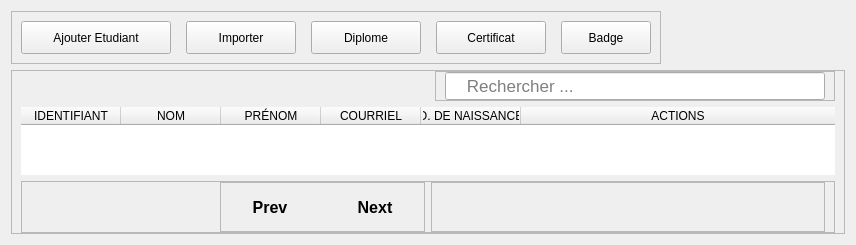
                 <widget class="QWidget" name="index_student">
                  <layout class="QVBoxLayout" name="verticalLayout_21">
                   <item alignment="Qt::AlignLeft">
                    <widget class="QFrame" name="frame_9">
                     <property name="frameShape">
                      <enum>QFrame::StyledPanel</enum>
                     </property>
                     <property name="frameShadow">
                      <enum>QFrame::Raised</enum>
                     </property>
                     <layout class="QHBoxLayout" name="horizontalLayout_22">
                      <property name="spacing">
                       <number>15</number>
                      </property>
                      <item>
                       <widget class="QPushButton" name="add_student">
                        <property name="minimumSize">
                         <size>
                          <width>150</width>
                          <height>33</height>
                         </size>
                        </property>
                        <property name="cursor">
                         <cursorShape>PointingHandCursor</cursorShape>
                        </property>
                        <property name="text">
                         <string>Ajouter Etudiant</string>
                        </property>
                       </widget>
                      </item>
                      <item>
                       <widget class="QPushButton" name="btn_importer">
                        <property name="minimumSize">
                         <size>
                          <width>110</width>
                          <height>33</height>
                         </size>
                        </property>
                        <property name="cursor">
                         <cursorShape>PointingHandCursor</cursorShape>
                        </property>
                        <property name="text">
                         <string>Importer</string>
                        </property>
                       </widget>
                      </item>
                      <item>
                       <widget class="QPushButton" name="btn_diplome">
                        <property name="minimumSize">
                         <size>
                          <width>110</width>
                          <height>33</height>
                         </size>
                        </property>
                        <property name="cursor">
                         <cursorShape>PointingHandCursor</cursorShape>
                        </property>
                        <property name="text">
                         <string>Diplome</string>
                        </property>
                       </widget>
                      </item>
                      <item>
                       <widget class="QPushButton" name="btn_certificat">
                        <property name="minimumSize">
                         <size>
                          <width>110</width>
                          <height>33</height>
                         </size>
                        </property>
                        <property name="cursor">
                         <cursorShape>PointingHandCursor</cursorShape>
                        </property>
                        <property name="text">
                         <string>Certificat</string>
                        </property>
                       </widget>
                      </item>
                      <item>
                       <widget class="QPushButton" name="btn_badge">
                        <property name="minimumSize">
                         <size>
                          <width>90</width>
                          <height>33</height>
                         </size>
                        </property>
                        <property name="cursor">
                         <cursorShape>PointingHandCursor</cursorShape>
                        </property>
                        <property name="text">
                         <string>Badge</string>
                        </property>
                       </widget>
                      </item>
                     </layout>
                    </widget>
                   </item>
                   <item>
                    <widget class="QFrame" name="frame_10">
                     <property name="sizePolicy">
                      <sizepolicy hsizetype="Preferred" vsizetype="Expanding">
                       <horstretch>0</horstretch>
                       <verstretch>0</verstretch>
                      </sizepolicy>
                     </property>
                     <property name="frameShape">
                      <enum>QFrame::StyledPanel</enum>
                     </property>
                     <property name="frameShadow">
                      <enum>QFrame::Raised</enum>
                     </property>
                     <layout class="QVBoxLayout" name="verticalLayout_40">
                      <property name="topMargin">
                       <number>0</number>
                      </property>
                      <property name="bottomMargin">
                       <number>0</number>
                      </property>
                      <item alignment="Qt::AlignRight">
                       <widget class="QFrame" name="frame_50">
                        <property name="minimumSize">
                         <size>
                          <width>400</width>
                          <height>0</height>
                         </size>
                        </property>
                        <property name="frameShape">
                         <enum>QFrame::StyledPanel</enum>
                        </property>
                        <property name="frameShadow">
                         <enum>QFrame::Raised</enum>
                        </property>
                        <layout class="QVBoxLayout" name="verticalLayout_65">
                         <property name="topMargin">
                          <number>0</number>
                         </property>
                         <property name="bottomMargin">
                          <number>0</number>
                         </property>
                         <item>
                          <widget class="QLineEdit" name="sesrch_student">
                           <property name="font">
                            <font>
                             <pointsize>13</pointsize>
                            </font>
                           </property>
                           <property name="placeholderText">
                            <string>    Rechercher ...</string>
                           </property>
                          </widget>
                         </item>
                        </layout>
                       </widget>
                      </item>
                      <item>
                       <widget class="QTableWidget" name="student_table">
                        <property name="minimumSize">
                         <size>
                          <width>800</width>
                          <height>0</height>
                         </size>
                        </property>
                        <property name="locale">
                         <locale language="French" country="France"/>
                        </property>
                        <property name="frameShape">
                         <enum>QFrame::NoFrame</enum>
                        </property>
                        <property name="frameShadow">
                         <enum>QFrame::Plain</enum>
                        </property>
                        <property name="sizeAdjustPolicy">
                         <enum>QAbstractScrollArea::AdjustToContentsOnFirstShow</enum>
                        </property>
                        <property name="editTriggers">
                         <set>QAbstractItemView::NoEditTriggers</set>
                        </property>
                        <property name="alternatingRowColors">
                         <bool>true</bool>
                        </property>
                        <property name="selectionBehavior">
                         <enum>QAbstractItemView::SelectRows</enum>
                        </property>
                        <property name="sortingEnabled">
                         <bool>true</bool>
                        </property>
                        <property name="wordWrap">
                         <bool>false</bool>
                        </property>
                        <attribute name="horizontalHeaderCascadingSectionResizes">
                         <bool>false</bool>
                        </attribute>
                        <attribute name="horizontalHeaderMinimumSectionSize">
                         <number>100</number>
                        </attribute>
                        <attribute name="horizontalHeaderShowSortIndicator" stdset="0">
                         <bool>true</bool>
                        </attribute>
                        <attribute name="horizontalHeaderStretchLastSection">
                         <bool>true</bool>
                        </attribute>
                        <attribute name="verticalHeaderVisible">
                         <bool>false</bool>
                        </attribute>
                        <attribute name="verticalHeaderCascadingSectionResizes">
                         <bool>false</bool>
                        </attribute>
                        <attribute name="verticalHeaderDefaultSectionSize">
                         <number>40</number>
                        </attribute>
                        <attribute name="verticalHeaderHighlightSections">
                         <bool>false</bool>
                        </attribute>
                        <column>
                         <property name="text">
                          <string>IDENTIFIANT</string>
                         </property>
                        </column>
                        <column>
                         <property name="text">
                          <string>NOM</string>
                         </property>
                        </column>
                        <column>
                         <property name="text">
                          <string>PRÉNOM</string>
                         </property>
                        </column>
                        <column>
                         <property name="text">
                          <string>COURRIEL</string>
                         </property>
                        </column>
                        <column>
                         <property name="text">
                          <string>D. DE NAISSANCE</string>
                         </property>
                        </column>
                        <column>
                         <property name="text">
                          <string>ACTIONS</string>
                         </property>
                        </column>
                       </widget>
                      </item>
                      <item>
                       <widget class="QFrame" name="frame_51">
                        <property name="minimumSize">
                         <size>
                          <width>0</width>
                          <height>25</height>
                         </size>
                        </property>
                        <property name="maximumSize">
                         <size>
                          <width>16777215</width>
                          <height>100</height>
                         </size>
                        </property>
                        <property name="frameShape">
                         <enum>QFrame::StyledPanel</enum>
                        </property>
                        <property name="frameShadow">
                         <enum>QFrame::Raised</enum>
                        </property>
                        <layout class="QHBoxLayout" name="horizontalLayout_32">
                         <property name="topMargin">
                          <number>0</number>
                         </property>
                         <property name="bottomMargin">
                          <number>0</number>
                         </property>
                         <item alignment="Qt::AlignRight">
                          <widget class="QFrame" name="frame_52">
                           <property name="frameShape">
                            <enum>QFrame::StyledPanel</enum>
                           </property>
                           <property name="frameShadow">
                            <enum>QFrame::Raised</enum>
                           </property>
                           <layout class="QHBoxLayout" name="horizontalLayout_33">
                            <property name="spacing">
                             <number>25</number>
                            </property>
                            <item>
                             <widget class="QPushButton" name="prev_page_student">
                              <property name="minimumSize">
                               <size>
                                <width>0</width>
                                <height>30</height>
                               </size>
                              </property>
                              <property name="font">
                               <font>
                                <pointsize>12</pointsize>
                                <weight>75</weight>
                                <bold>true</bold>
                               </font>
                              </property>
                              <property name="cursor">
                               <cursorShape>PointingHandCursor</cursorShape>
                              </property>
                              <property name="text">
                               <string>Prev</string>
                              </property>
                              <property name="flat">
                               <bool>true</bool>
                              </property>
                             </widget>
                            </item>
                            <item>
                             <widget class="QPushButton" name="next_page_student">
                              <property name="minimumSize">
                               <size>
                                <width>0</width>
                                <height>30</height>
                               </size>
                              </property>
                              <property name="font">
                               <font>
                                <pointsize>12</pointsize>
                                <weight>75</weight>
                                <bold>true</bold>
                               </font>
                              </property>
                              <property name="cursor">
                               <cursorShape>PointingHandCursor</cursorShape>
                              </property>
                              <property name="text">
                               <string>Next</string>
                              </property>
                              <property name="flat">
                               <bool>true</bool>
                              </property>
                             </widget>
                            </item>
                           </layout>
                          </widget>
                         </item>
                         <item>
                          <widget class="QFrame" name="frame_54">
                           <property name="frameShape">
                            <enum>QFrame::StyledPanel</enum>
                           </property>
                           <property name="frameShadow">
                            <enum>QFrame::Raised</enum>
                           </property>
                           <property name="lineWidth">
                            <number>0</number>
                           </property>
                          </widget>
                         </item>
                        </layout>
                       </widget>
                      </item>
                     </layout>
                    </widget>
                   </item>
                  </layout>
                 </widget>
